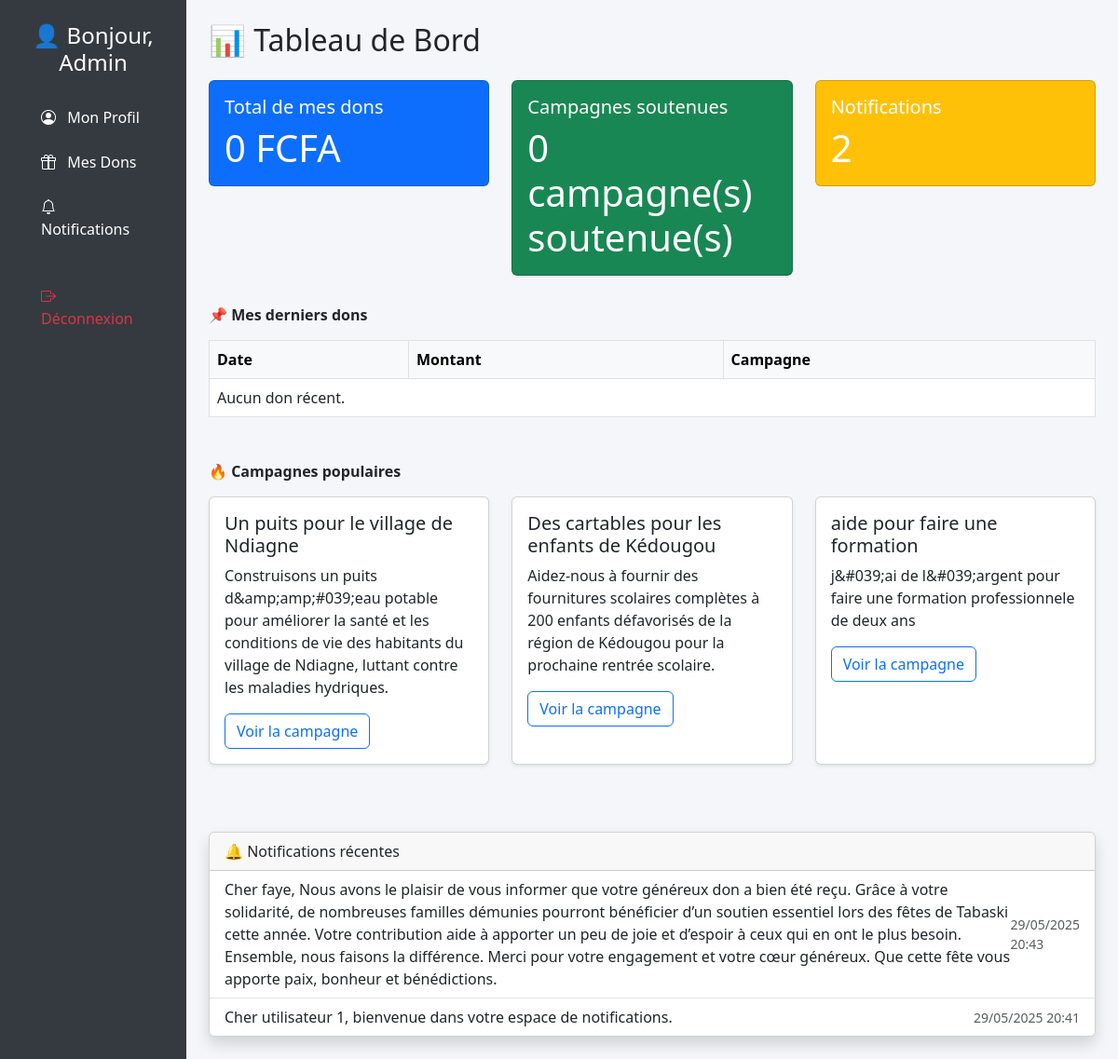
Screenshot of /utilisateur/dashboard.php (signed in) with the database file from the repository.
### tables this page shows
CREATE TABLE IF NOT EXISTS `utilisateurs` (
  `id` int NOT NULL AUTO_INCREMENT,
  `prenom` varchar(100) NOT NULL,
  `nom` varchar(100) NOT NULL,
  `email` varchar(150) NOT NULL,
  `telephone` varchar(20) DEFAULT NULL,
  `mot_de_passe` varchar(255) NOT NULL,
  `role` enum('admin','donateur') DEFAULT 'donateur',
  `pays_id` int DEFAULT NULL,
  `date_inscription` datetime DEFAULT CURRENT_TIMESTAMP,
  PRIMARY KEY (`id`),
  UNIQUE KEY `email` (`email`),
  KEY `pays_id` (`pays_id`)
);

CREATE TABLE IF NOT EXISTS `campagnes` (
  `id` int NOT NULL AUTO_INCREMENT,
  `titre` varchar(255) NOT NULL,
  `description` text NOT NULL,
  `montant_vise` decimal(12,2) NOT NULL,
  `montant_atteint` decimal(12,2) DEFAULT '0.00',
  `date_debut` date DEFAULT NULL,
  `date_fin` date DEFAULT NULL,
  `statut` enum('en cours','terminée','suspendue') DEFAULT 'en cours',
  `categorie_id` int DEFAULT NULL,
  `beneficiaire_id` int DEFAULT NULL,
  `image_campagne` varchar(255) DEFAULT NULL,
  `date_creation` datetime DEFAULT CURRENT_TIMESTAMP,
  PRIMARY KEY (`id`),
  KEY `categorie_id` (`categorie_id`),
  KEY `beneficiaire_id` (`beneficiaire_id`)
);

CREATE TABLE IF NOT EXISTS `notifications` (
  `id` int NOT NULL AUTO_INCREMENT,
  `utilisateur_id` int DEFAULT NULL,
  `message` text,
  `lu` tinyint(1) DEFAULT '0',
  `date_notification` datetime DEFAULT CURRENT_TIMESTAMP,
  `date_creation` datetime DEFAULT CURRENT_TIMESTAMP,
  PRIMARY KEY (`id`),
  KEY `utilisateur_id` (`utilisateur_id`)
);

### includes/fonctions.php (called while the page is built, shortened)
<?php
function getUtilisateurById($pdo, $id) {
    $stmt = $pdo->prepare("SELECT * FROM utilisateurs WHERE id = ?");
    $stmt->execute([$id]);
    return $stmt->fetch(PDO::FETCH_ASSOC);
}
function getTotalDonsByUser($pdo, $userId) {
    $stmt = $pdo->prepare("SELECT SUM(montant) AS total FROM dons WHERE utilisateur_id = ?");
    $stmt->execute([$userId]);
    $result = $stmt->fetch(PDO::FETCH_ASSOC);
    return $result['total'] ?? 0;
}
function getCampagnesSoutenues($pdo, $userId) {
    $stmt = $pdo->prepare("
        SELECT DISTINCT c.*
        FROM campagnes c
        JOIN dons d ON c.id = d.campagne_id
        WHERE d.utilisateur_id = ?
    ");
    $stmt->execute([$userId]);
    return $stmt->fetchAll(PDO::FETCH_ASSOC);
}
function getNotifications($pdo, $userId) {
    $stmt = $pdo->prepare("
        SELECT * FROM notifications
        WHERE utilisateur_id = ?
        ORDER BY date_creation DESC
        LIMIT 10
    ");
    $stmt->execute([$userId]);
    return $stmt->fetchAll(PDO::FETCH_ASSOC);
}
function getDonsRecentsByUser($pdo, $userId) {
    $stmt = $pdo->prepare("
        SELECT d.*, c.titre AS campagne_titre
        FROM dons d
        JOIN campagnes c ON d.campagne_id = c.id
        WHERE d.utilisateur_id = ?
        ORDER BY d.date_don DESC
        LIMIT 5
    ");
    $stmt->execute([$userId]);
    return $stmt->fetchAll(PDO::FETCH_ASSOC);
}
function getCampagnesPopulaires($pdo) {
    $stmt = $pdo->query("
        SELECT c.*, COUNT(d.id) AS nombre_dons
        FROM campagnes c
        LEFT JOIN dons d ON c.id = d.campagne_id
        GROUP BY c.id
        ORDER BY nombre_dons DESC
        LIMIT 5
    ");
    return $stmt->fetchAll(PDO::FETCH_ASSOC);
}
?>

### utilisateur/dashboard.php (the view, shortened to what this page needs)
<?php
require_once '../config/db.php';
require_once '../includes/fonctions.php';
$userId = $_SESSION['user_id'];
$pdo = getPDO();
$utilisateur = getUtilisateurById($pdo, $userId);
$totalDons = getTotalDonsByUser($pdo, $userId);
$campagnesSoutenues = getCampagnesSoutenues($pdo, $userId);
$notifications = getNotifications($pdo, $userId);
$mesDonsRecents = getDonsRecentsByUser($pdo, $userId);
$campagnesPopulaires = getCampagnesPopulaires($pdo);
?>
<!DOCTYPE html>
<html lang="fr">
<head>
    <link href="https://cdn.jsdelivr.net/npm/bootstrap@5.3.0/dist/css/bootstrap.min.css" rel="stylesheet">
    <link href="https://cdn.jsdelivr.net/npm/bootstrap-icons@1.10.5/font/bootstrap-icons.css" rel="stylesheet">
</head>
<body>
<div class="container-fluid">
    <div class="row">
        <nav class="col-md-3 col-lg-2 d-md-block sidebar py-4">
            <div class="position-sticky">
                <h4 class="text-center mb-4">👤 Bonjour, <?php echo htmlspecialchars($utilisateur['prenom']); ?></h4>
                <ul class="nav flex-column px-3">
                    <li class="nav-item mb-2">
                        <a class="nav-link" href="profil.php"><i class="bi bi-person-circle me-2"></i> Mon Profil</a>
                    </li>
                    <li class="nav-item mb-2">
                        <a class="nav-link" href="mes_dons.php"><i class="bi bi-gift me-2"></i> Mes Dons</a>
                    </li>
                    <li class="nav-item mb-2">
                        <a class="nav-link" href="notification.php"><i class="bi bi-bell me-2"></i> Notifications</a>
                    </li>
                    <li class="nav-item mt-4">
                        <a class="nav-link text-danger" href="deconnexion.php"><i class="bi bi-box-arrow-right me-2"></i> Déconnexion</a>
                    </li>
                </ul>
            </div>
        </nav>
        <main class="col-md-9 ms-sm-auto col-lg-10 px-md-4 py-4">
            <h2 class="mb-4">📊 Tableau de Bord</h2>
            <div class="row g-4 mb-4">
                <div class="col-md-4">
                    <div class="card text-white bg-primary card-hover">
                        <div class="card-body">
                            <h5 class="card-title">Total de mes dons</h5>
                            <p class="card-text display-6"><?php echo number_format($totalDons, 0, ',', ' '); ?> FCFA</p>
                        </div>
                    </div>
                </div>
                <div class="col-md-4">
                    <div class="card text-white bg-success card-hover">
                        <div class="card-body">
                            <h5 class="card-title">Campagnes soutenues</h5>
                           <p class="card-text display-6">
                           <?= count($campagnesSoutenues) ?> campagne(s) soutenue(s)</p>
                        </div>
                    </div>
                </div>
                <div class="col-md-4">
                    <div class="card text-white bg-warning card-hover">
                        <div class="card-body">
                            <h5 class="card-title">Notifications</h5>
                            <p class="card-text display-6"><?php echo count($notifications); ?></p>
                        </div>
                    </div>
                </div>
            </div>
            <div class="section-title">📌 Mes derniers dons</div>
            <div class="table-responsive mb-4">
                <table class="table table-bordered">
                    <thead class="table-light">
                        <tr>
                            <th>Date</th>
                            <th>Montant</th>
                            <th>Campagne</th>
                        </tr>
                    </thead>
                    <tbody>
                        <?php if ($mesDonsRecents): ?>
                            <?php foreach ($mesDonsRecents as $don): ?>
                                <tr>
                                    <td><?php echo date('d/m/Y', strtotime($don['date_don'])); ?></td>
                                    <td><?php echo number_format($don['montant'], 0, ',', ' '); ?> FCFA</td>
                                    <td><?php echo htmlspecialchars($don['titre_campagne']); ?></td>
                                </tr>
                            <?php endforeach; ?>
                        <?php else: ?>
                            <tr><td colspan="3">Aucun don récent.</td></tr>
                        <?php endif; ?>
                    </tbody>
                </table>
            </div>
            <div class="section-title">🔥 Campagnes populaires</div>
            <div class="row">
                <?php foreach ($campagnesPopulaires as $campagne): ?>
                    <div class="col-md-6 col-lg-4 mb-4">
                        <div class="card h-100 shadow-sm">
                            <div class="card-body">
                                <h5 class="card-title"><?php echo htmlspecialchars($campagne['titre']); ?></h5>
                                <p class="card-text"><?php echo htmlspecialchars($campagne['description']); ?></p>
                                <a href="campagne.php?id=<?php echo $campagne['id']; ?>" class="btn btn-outline-primary">Voir la campagne</a>
                            </div>
                        </div>
                    </div>
                <?php endforeach; ?>
            </div>
            <div class="card shadow mt-5">
                <div class="card-header">
                    🔔 Notifications récentes
                </div>
                <ul class="list-group list-group-flush">
                    <?php if (count($notifications) > 0): ?>
                        <?php foreach ($notifications as $notif): ?>
                            <li class="list-group-item d-flex justify-content-between align-items-center">
                                <span><?php echo htmlspecialchars($notif['message']); ?></span>
                                <small class="text-muted"><?php echo date('d/m/Y H:i', strtotime($notif['date_notification'])); ?></small>
                            </li>
                        <?php endforeach; ?>
                    <?php else: ?>
                        <li class="list-group-item">Aucune notification pour le moment.</li>
                    <?php endif; ?>
                </ul>
            </div>
        </main>
    </div>
</div>
</body>
</html>

### utilisateur/dashboard.php (style rules this page uses)
body { background-color: #f4f6f9; }
.sidebar { min-height: 100vh; background-color: #343a40; color: #fff; }
.sidebar a { color: #fff; text-decoration: none; }
.section-title { font-weight: bold; margin-top: 30px; margin-bottom: 15px; }

### rows the page displays
utilisateurs: prenom "Admin"
campagnes: titre "Un puits pour le village de Ndiagne", description "Construisons un puits d&amp;amp;#039;eau potable pour améliorer la santé et les conditions de vie des habitants du village de Ndiagne, luttant contre les maladies hydriques."
campagnes: titre "Des cartables pour les enfants de Kédougou", description "Aidez-nous à fournir des fournitures scolaires complètes à 200 enfants défavorisés de la région de Kédougou pour la prochaine rentrée scolaire."
campagnes: titre "aide pour faire une formation", description "j&#039;ai de l&#039;argent pour faire une formation professionnele de deux ans"
notifications: message "Cher faye, Nous avons le plaisir de vous informer que votre généreux don a bien été reçu. Grâce à votre solidarité, de nombreuses familles démunies pourront bénéficier d’un soutien essentiel lors des fêtes de Tabaski cette année. Votre contribution aide à apporter un peu de joie et d’espoir à ceux qui en ont le plus besoin. Ensemble, nous faisons la différence. Merci pour votre engagement et votre cœur généreux. Que cette fête vous apporte paix, bonheur et bénédictions.", date_notification "29/05/2025 20:43"
notifications: message "Cher utilisateur 1, bienvenue dans votre espace de notifications.", date_notification "29/05/2025 20:41"

### other values shown
$totalDons "0"
count($campagnesSoutenues) "0"
count($notifications) "2"
